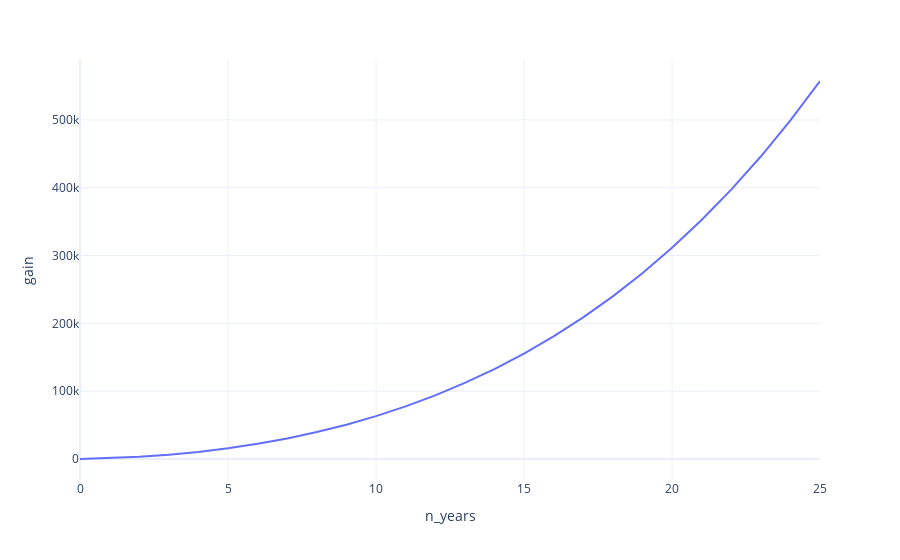

The notebook cell this image was saved under:
### Code cell
px.line(fin.yearly_finances, x="n_years", y="gain", log_y=False)

### Figure 1 — Plotly figure (JSON) as saved in the notebook; plotly's stock layout.template omitted (floating-point values rounded to 4 significant figures)
{"data": [{"hovertemplate": "n_years=%{x}<br>gain=%{y}<extra></extra>", "legendgroup": "", "line": {"color": "#636efa", "dash": "solid"}, "marker": {"symbol": "circle"}, "mode": "lines", "name": "", "orientation": "v", "showlegend": false, "type": "scatter", "x": [0, 1, 2, 3, 4, 5, 6, 7, 8, 9, 10, 11, 12, 13, 14, 15, 16, 17, 18, 19, 20, 21, 22, 23, 24, 25], "xaxis": "x", "y": [0, 1115, 3179, 6259, 10429, 15769, 22361, 30298, 39677, 50600, 63181, 77539, 93802, 112108, 132605, 155451, 180817, 208883, 239846, 273915, 311314, 352284, 397083, 445988, 499296, 557325], "yaxis": "y"}], "layout": {"legend": {"tracegroupgap": 0}, "margin": {"t": 60}, "xaxis": {"anchor": "y", "domain": [0, 1], "title": {"text": "n_years"}}, "yaxis": {"anchor": "x", "domain": [0, 1], "title": {"text": "gain"}}}}
